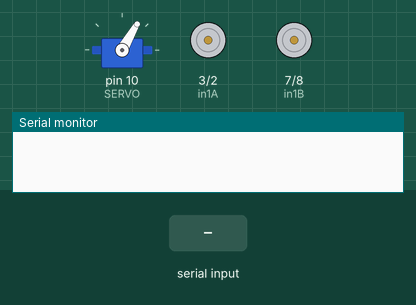
The sketch below on a simulated Arduino Uno, built with avr-gcc and run on an emulated ATmega328P. Parts: servo, motor-driver pin pairs drawn as motors (green arrow = first pin HIGH = forward, orange = second pin HIGH = backward, longer = more drive, scaled by the enable pin), the last lines printed to the serial monitor. The inputs (shaded band) are chosen by the test bench.

Above: at 1.2 s.
1.3 s: "90,45\n" received over Serial
At 2.1 s:
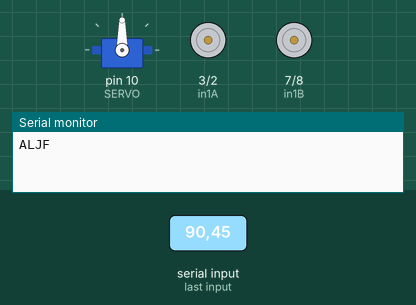
3.0 s: "30,150\n" received over Serial
At 4.4 s:
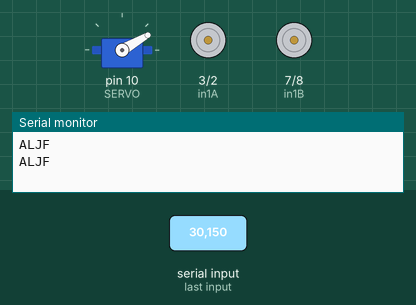
4.7 s: "1\n" received over Serial
At 5.8 s:
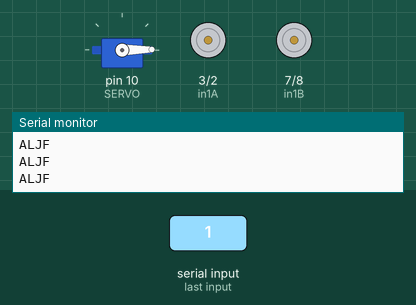
6.4 s: "0\n" received over Serial
At 6.52 s:
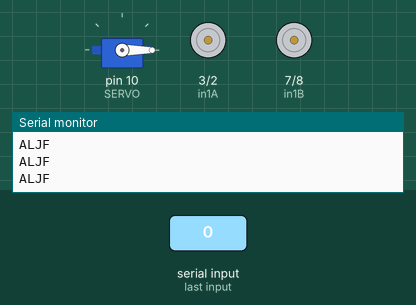
8.1 s: "5\n" received over Serial
At 8.22 s:
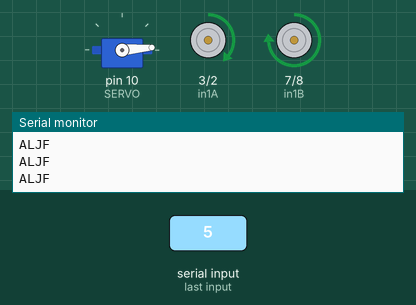
9.8 s: "90\n" received over Serial
At 9.92 s:
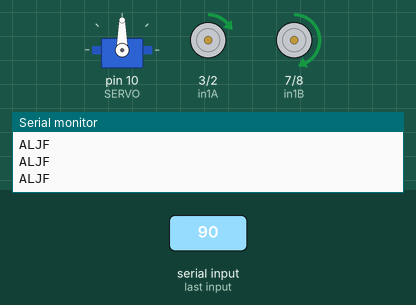
Timing chart, 0 to 12.5 s (numbered marks = the images above; inputs shaded):
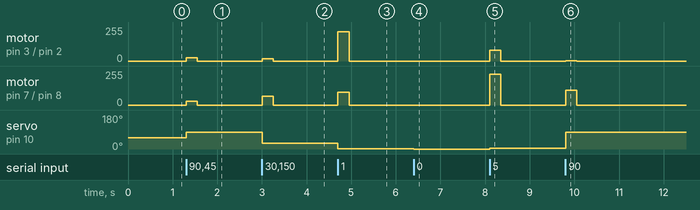

The sketch:

arduinoAutonomousNavigation.ino
```cpp
#include <Servo.h>
//Declaramos el servo
Servo servo;

//Declaramos la variable
char dato;
#define enA 5
#define in1A 3
#define in2A 2
#define enB 6
#define in1B 7
#define in2B 8
#define SERVO 10

float vel_max=888;
int angulo = 60;

void setup() {
  Serial.begin(9600);
  pinMode(enA, OUTPUT);
  pinMode(in1A, OUTPUT);
  pinMode(in2A, OUTPUT);
  pinMode(enB, OUTPUT);
  pinMode(in1B, OUTPUT);
  pinMode(in2B, OUTPUT);
  // Set initial rotation direction
  digitalWrite(in1A, LOW);
  digitalWrite(in2A, LOW);
  digitalWrite(in1B, LOW);
  digitalWrite(in2B, LOW);

  servo.attach(SERVO);
  servo.write(angulo);
}
String text;
float primerValor;
float segundoValor;
int dir;
void loop() {

  if (Serial.available()) {
    text = Serial.readStringUntil('\n');
    //Serial.println(text);

    int i1 = text.indexOf(',');

    String firstValue = text.substring(0, i1);
    String secondValue = text.substring(i1 + 1);
    primerValor=firstValue.toFloat();
    segundoValor=secondValue.toFloat();

    //Serial.print(int(primerValor));
    //Serial.print(",");
    //Serial.println(int(vel_max*segundoValor));

    if(segundoValor>0){
      dir=1;
    }
    else{
      dir=-1;
    }
    motorTrasero(abs(vel_max*segundoValor*0.44),dir);
    motorDelantero(abs(vel_max*segundoValor),dir);
    servo.write(int(primerValor));
    delay(250);
    motorTrasero(80,0);
    motorDelantero(80,0);
    delay(100);
    //debo enviar la bandera
    Serial.println("ALJF");
  }
  else{
    motorTrasero(80,0);
    motorDelantero(80,0);
    //delay(1);
    }

}

void motorDelantero(int vel,int avanza_stop_retro){

  int pwmOutput = map(vel, 0, 1023, 0 , 255); // Map the potentiometer value from 0 to 255
  analogWrite(enA, pwmOutput); // Send PWM signal to L298N Enable pin

  if (avanza_stop_retro==1) {
    digitalWrite(in1A, HIGH);
    digitalWrite(in2A, LOW);
  }
  if (avanza_stop_retro==0) {
    digitalWrite(in1A, LOW);
    digitalWrite(in2A, LOW);
  }
  if (avanza_stop_retro==-1) {
    digitalWrite(in1A, LOW);
    digitalWrite(in2A, HIGH);
  }
}

void motorTrasero(int vel,int avanza_stop_retro){

  int pwmOutput = map(vel, 0, 1023, 0 , 255); // Map the potentiometer value from 0 to 255
  analogWrite(enB, pwmOutput);
  if (avanza_stop_retro==1) {
    digitalWrite(in1B, HIGH);
    digitalWrite(in2B, LOW);
  }
  if (avanza_stop_retro==0) {
    digitalWrite(in1B, LOW);
    digitalWrite(in2B, LOW);
  }
  if (avanza_stop_retro==-1) {
    digitalWrite(in1B, LOW);
    digitalWrite(in2B, HIGH);
  }
}
```

Measured:
- after the input at 1.3 s, motor on pin 3 (in1A) / pin 2 (in2A): stopped → forward 25/255 at once, → stopped 0.25 s later; motor on pin 7 (in1B) / pin 8 (in2B): stopped → forward 30/255 at once, → stopped 0.25 s later; servo on pin 10 (SERVO): 60° → 90° at once
- after the input at 3.0 s, motor on pin 3 (in1A) / pin 2 (in2A): stopped → forward 18/255 at once, → stopped 0.25 s later; motor on pin 7 (in1B) / pin 8 (in2B): stopped → forward 66/255 at once, → stopped 0.25 s later; servo on pin 10 (SERVO): 90° → 30° at once
- after the input at 4.7 s, motor on pin 3 (in1A) / pin 2 (in2A): stopped → forward 221/255 at once, → stopped 0.25 s later; motor on pin 7 (in1B) / pin 8 (in2B): stopped → forward 97/255 at once, → stopped 0.25 s later; servo on pin 10 (SERVO): 30° → 1° at once
- after the input at 6.4 s, servo on pin 10 (SERVO): 1° → 0° at once
- after the input at 8.1 s, motor on pin 3 (in1A) / pin 2 (in2A): stopped → forward 82/255 at once, → stopped 0.25 s later; motor on pin 7 (in1B) / pin 8 (in2B): stopped → forward 230/255 at once, → stopped 0.25 s later; servo on pin 10 (SERVO): 0° → 5° at once
- after the input at 9.8 s, motor on pin 3 (in1A) / pin 2 (in2A): stopped → forward 1/255 at once, → stopped 0.25 s later; motor on pin 7 (in1B) / pin 8 (in2B): stopped → forward 110/255 at once, → stopped 0.25 s later; servo on pin 10 (SERVO): 5° → 90° at once
